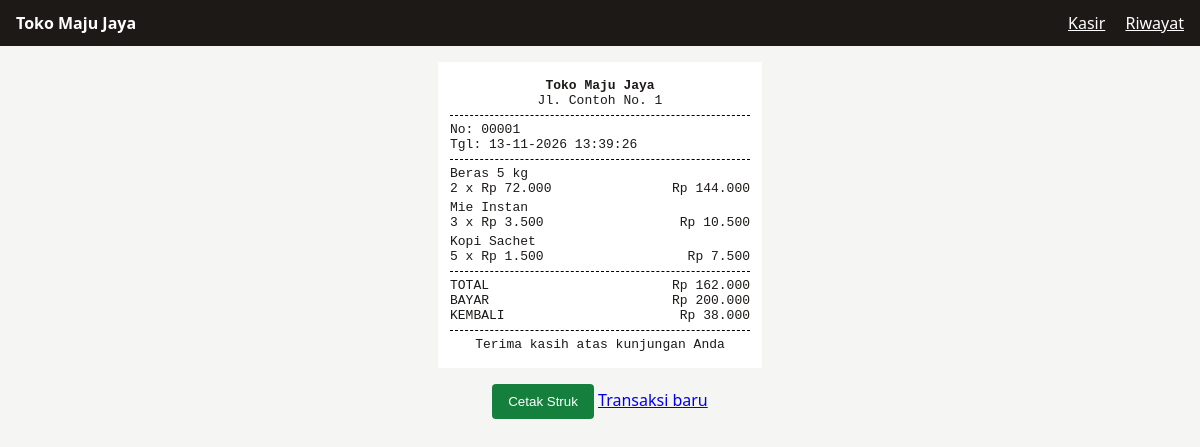
Page /struk/1 on the committed database.
### tables this page shows
CREATE TABLE transaksi (
                id INTEGER PRIMARY KEY, waktu TEXT NOT NULL,
                total INTEGER NOT NULL, bayar INTEGER NOT NULL, kembali INTEGER NOT NULL);

CREATE TABLE detail (
                transaksi_id INTEGER NOT NULL REFERENCES transaksi(id),
                nama TEXT NOT NULL, harga INTEGER NOT NULL,
                jumlah INTEGER NOT NULL, subtotal INTEGER NOT NULL);

### app.py (the view)
@app.route("/struk/<int:tid>")
def struk(tid):
    with db() as conn:
        trx = conn.execute("SELECT * FROM transaksi WHERE id = ?", (tid,)).fetchone()
        if trx is None:
            abort(404)
        detail = conn.execute("SELECT * FROM detail WHERE transaksi_id = ?", (tid,)).fetchall()
    return render_template("struk.html", trx=trx, detail=detail, toko=NAMA_TOKO)

### app.py (called while the page is built)
def db():
    conn = sqlite3.connect(app.config["DB"])
    conn.row_factory = sqlite3.Row
    return conn

@app.template_filter("rp")
def rupiah(n):
    return "Rp " + f"{n:,}".replace(",", ".")

### templates/struk.html (shortened to what this page needs)
{% extends "base.html" %}
{% block content %}
<div class="struk">
  <p class="center"><strong>{{ toko }}</strong><br>Jl. Contoh No. 1</p>
  <hr>
  <p>No: {{ "%05d"|format(trx.id) }}<br>Tgl: {{ trx.waktu }}</p>
  <hr>
  {% for d in detail %}
    <p>{{ d.nama }}<br>
      <span>{{ d.jumlah }} x {{ d.harga|rp }}</span><span class="right">{{ d.subtotal|rp }}</span></p>
  {% endfor %}
  <hr>
  <p><span>TOTAL</span><span class="right">{{ trx.total|rp }}</span><br>
     <span>BAYAR</span><span class="right">{{ trx.bayar|rp }}</span><br>
     <span>KEMBALI</span><span class="right">{{ trx.kembali|rp }}</span></p>
  <hr>
  <p class="center">Terima kasih atas kunjungan Anda</p>
</div>
<p class="no-print center">
  <button onclick="window.print()">Cetak Struk</button>
  <a href="{{ url_for('index') }}">Transaksi baru</a>
</p>
{% endblock %}

### static/style.css (style rules this page uses)
body { font-family: system-ui, sans-serif; margin: 0; background: #f5f5f4; color: #1c1917; }
button { padding: 10px 16px; background: #15803d; color: #fff; border: 0; border-radius: 4px; cursor: pointer; }
.center { text-align: center; }
.struk { width: 300px; margin: 0 auto; padding: 12px; background: #fff; font-family: "Courier New", monospace; font-size: 13px; }
.struk p { margin: 4px 0; overflow: hidden; }
.struk hr { border: 0; border-top: 1px dashed #000; }
.right { float: right; }

### rows in the picture
transaksi: id "00001", waktu "13-11-2026 13:39:26", total|rp "Rp 162.000", bayar|rp "Rp 200.000", kembali|rp "Rp 38.000"
detail: nama "Beras 5 kg", jumlah "2", harga|rp "Rp 72.000", subtotal|rp "Rp 144.000"
detail: nama "Mie Instan", jumlah "3", harga|rp "Rp 3.500", subtotal|rp "Rp 10.500"
detail: nama "Kopi Sachet", jumlah "5", harga|rp "Rp 1.500", subtotal|rp "Rp 7.500"

### other values in the picture
{{ toko }} "Toko Maju Jaya"
